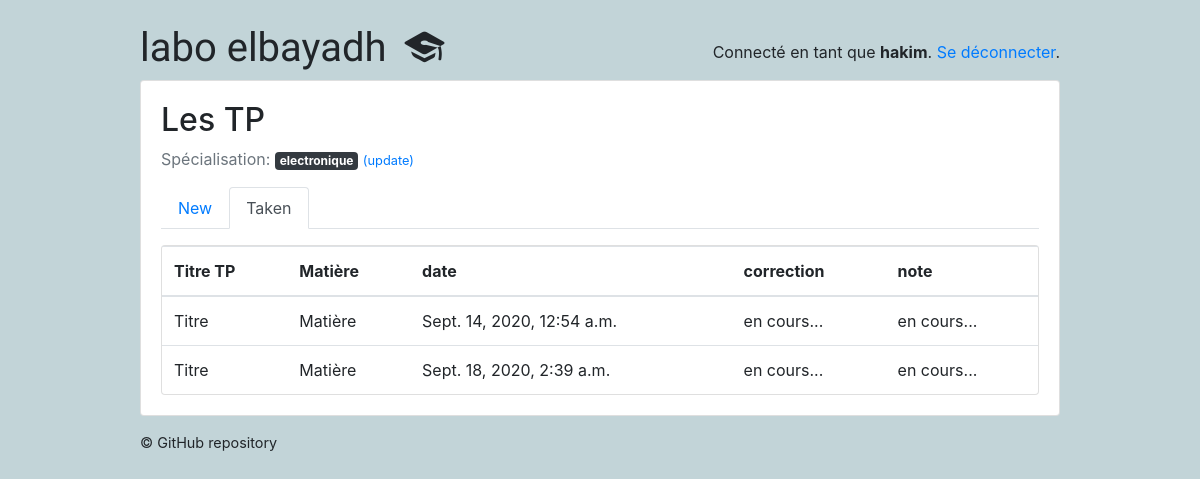
Screenshot of /students/taken/ (signed in) with the database file from the repository.
### classroom/models.py (models this page shows, shortened)
class User(AbstractUser ):
    is_student = models.BooleanField(default=False )
    is_teacher = models.BooleanField(default=False)
    date_of_birth = models.DateField(default='1994-03-16')
    EQUIRED_FIELDS = ['date_of_birth']

class Subject(models.Model):
    name = models.CharField(max_length=30)
    color = models.CharField(max_length=7, default='#007bff')
    def get_html_badge(self):
        name = escape(self.name)
        color = escape(self.color)
        html = '<span class="badge badge-primary" style="background-color: %s">%s</span>' % (color, name)
        return mark_safe(html)

class TakenQuiz(models.Model):
    student = models.ForeignKey(Student,on_delete=models.CASCADE, related_name='taken_quizzes')
    quiz = models.ForeignKey(Quiz, on_delete=models.CASCADE, related_name='taken_quizzes')
    score = models.FloatField()
    date = models.DateTimeField(auto_now_add=True)
    compte_rendu = models.FileField(upload_to='uploads_tp/')
    correction_TP_ensegn  = models.FileField(upload_to='uploads_tp/')

class Quiz(models.Model):
    owner = models.ForeignKey(User, on_delete=models.CASCADE, related_name='quizzes')
    name = models.CharField(max_length=255 , default='Titre' , verbose_name= 'Titre TP',)
    subject = models.ForeignKey(Subject, on_delete=models.CASCADE, related_name='quizzes', verbose_name= 'les filières',)
    type_tp_posible = (
        ('redressement et filtrage ', 'redressement et filtrage '),
        ('filtrage RC', 'filtrage RC'),
    )
    type_tp = models.CharField(max_length=500 ,choices=type_tp_posible , verbose_name= 'Type de circuit électrique')
    description = models.TextField( max_length=500 , verbose_name= 'Description de TP ')
    module = models.CharField(max_length=255, default='Matière' , verbose_name= 'Matière' )
    Temps_TP = models.IntegerField(default=5 , verbose_name= 'Temps de TP min')
    temps_cal = models.IntegerField(default=12 , verbose_name= 'L interval temporel de calendrier (À l\'heure)')
    email_cad = models.BooleanField(default=False ,verbose_name='Envoyer  des notifications   au étudiants  par email' )

### classroom/views/students.py (the view)
# urls.py: path('taken/', students.TakenQuizListView.as_view(), name='taken_quiz_list'),
@method_decorator([login_required, student_required], name='dispatch')
class TakenQuizListView(ListView):
    model = TakenQuiz
    context_object_name = 'taken_quizzes'
    template_name = 'classroom/students/taken_quiz_list.html'
    def get_queryset(self):
        queryset = self.request.user.student.taken_quizzes \
            .select_related('quiz', 'quiz__subject') \
            .order_by('quiz__name')
        return queryset

### classroom/templates/classroom/students/taken_quiz_list.html (shortened to what this page needs)
{% extends 'base.html' %}
{% block content %}
  {% include 'classroom/students/_header.html' with active='taken' %}
  <div class="card">
    <table class="table mb-0">
      <thead>
        <tr>
          <th>Titre TP</th>
          <th>Matière</th>
          <th>date</th>
          <th>correction</th>
          <th>note</th>
        </tr>
      </thead>
      <tbody>
        {% for taken_quiz in taken_quizzes %}
          <tr>
            <td>{{ taken_quiz.quiz.name }}</td>
            <td>{{ taken_quiz.quiz.module }}</td>
            <td>{{ taken_quiz.date}}</td>
            {% if taken_quiz.score == 100.0  %}
            <td> en cours...</td>
              <td> en cours...</td>
            {% endif  %}
          </tr>
        {% empty %}
          <tr>
            <td class="bg-light text-center font-italic" colspan="3">Vous n'avez effectué aucun travail pratique.</td>
          </tr>
        {% endfor %}
      </tbody>
    </table>
  </div>
{% endblock %}

### templates/base.html (shortened to what this page needs)
{% load static %}<!doctype html>
<html lang="en">
  <head>
    <link rel="stylesheet" href="https://maxcdn.bootstrapcdn.com/bootstrap/4.0.0/css/bootstrap.min.css">
    <link rel="stylesheet" type="text/css" href="{% static 'vendor/fontello-2f186091/css/fontello.css' %}">
    <link rel="stylesheet" type="text/css" href="{% static 'css/app.css' %}">
    <link rel="stylesheet" type="text/css" href="{% static 'css/hemidi.css' %}">
    <link rel="stylesheet" type="text/css" href="{% static 'css/fl.css' %}">
    {% if user.is_authenticated and user.is_teacher %}
      <link rel="stylesheet" type="text/css" href="{% static 'css/teachers.css' %}">
    {% else %}
      <link rel="stylesheet" type="text/css" href="{% static 'css/students.css' %}">
    {% endif %}
  </head>
  <body>
    <div class="container my-4">
      <div class="row justify-content-center">
        <div class="col-md-10 col-sm-12">
          <div class="row">
            <div class="col-6">
              <h1 class="logo">
                <a href="{% url 'home' %}">
                  labo elbayadh
                  {% if user.is_authenticated %}
                    {% if user.is_teacher %}
                      <span class="icon-feather" data-toggle="tooltip" data-placement="right" title="Teacher profile"></span>
                    {% else %}
                      <span class="icon-graduation-cap" data-toggle="tooltip" data-placement="right" title="Student profile"></span>
                    {% endif %}
                  {% endif %}
                </a>
              </h1>
            </div>
            <div class="col-6 text-right">
              {% if user.is_authenticated %}
                <p class="pt-3">Connecté en tant que <strong>{{ user.last_name }}</strong>. <a href="{% url 'logout' %}">Se déconnecter</a>.</p>
              {% else %}
                <a href="{% url 'login' %}" class="btn btn-light" role="button">Log in</a>
                <a href="{% url 'signup' %}" class="btn btn-primary" role="button">Sign up</a>
              {% endif %}
            </div>
          </div>
          <div class="card mb-3">
            <div class="card-body">
              {% block content %}
              {% endblock %}
            </div>
          </div>
          <footer>
            <a href="https://github.com/hemid32/django_labo">© GitHub repository</a>
          </footer>
        </div>
      </div>
    </div>
  </body>
</html>

### classroom/templates/classroom/students/_header.html
<h2>Les TP</h2>
<p class="text-muted">
  Spécialisation:{% for subject in user.student.interests.all %} {{ subject.get_html_badge }}{% endfor %}
  <a href="{% url 'students:student_interests' %}"><small>(update)</small></a>
</p>
<ul class="nav nav-tabs mb-3">
  <li class="nav-item">
    <a class="nav-link{% if active == 'new' %} active{% endif %}" href="{% url 'students:quiz_list' %}">New</a>
  </li>
  <li class="nav-item">
    <a class="nav-link{% if active == 'taken' %} active{% endif %}" href="{% url 'students:taken_quiz_list' %}">Taken</a>
  </li>
</ul>

### static/css/app.css (style rules this page uses)
.logo { font-family: 'Clicker Script', cursive; }
.logo a { color: #212529; text-decoration: none; }
footer { font-size: .9rem; }
footer a { color: #212529; }

### static/css/students.css (style rules this page uses)
body { background-color: #c2d4d8; }

### rows the page displays
User: last_name "hakim"
Subject: get_html_badge "electronique"
TakenQuiz: quiz.name "Titre", quiz.module "Matière", date "Sept. 14, 2020, 12:54 a.m.", score "en cours..."
TakenQuiz: quiz.name "Titre", quiz.module "Matière", date "Sept. 18, 2020, 2:39 a.m.", score "en cours..."
